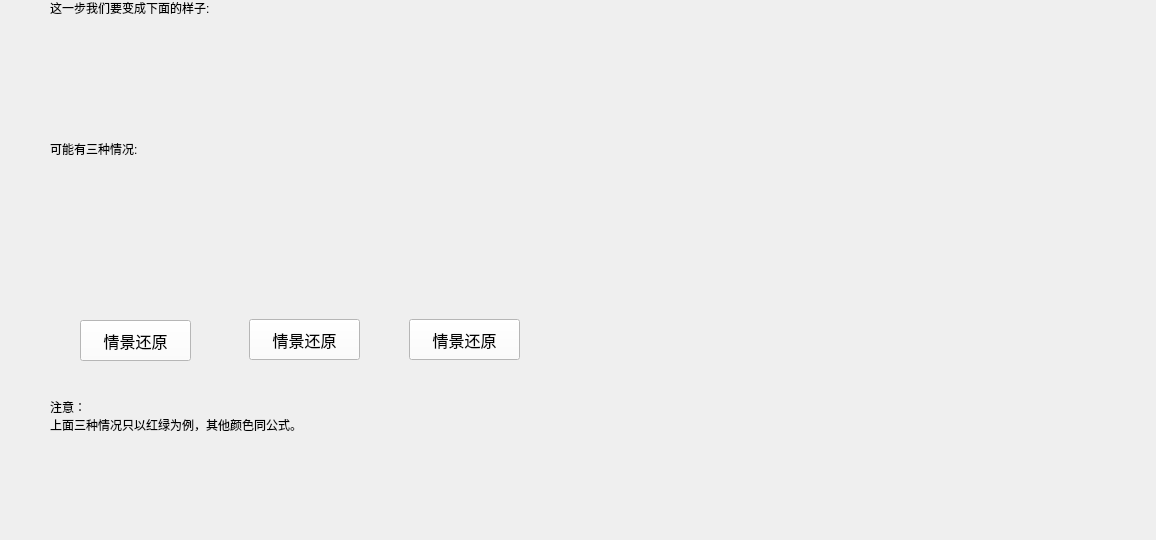
          <widget class="QWidget" name="step3_page1">
           <property name="geometry">
            <rect>
             <x>0</x>
             <y>0</y>
             <width>1156</width>
             <height>540</height>
            </rect>
           </property>
           <attribute name="label">
            <string>情景再现 &lt;---</string>
           </attribute>
           <widget class="QLabel" name="step3_page1_label1">
            <property name="geometry">
             <rect>
              <x>50</x>
              <y>0</y>
              <width>161</width>
              <height>16</height>
             </rect>
            </property>
            <property name="font">
             <font>
              <pointsize>9</pointsize>
              <weight>50</weight>
              <bold>false</bold>
             </font>
            </property>
            <property name="styleSheet">
             <string notr="true">border-image: url(:/qrc/bai.JPG);</string>
            </property>
            <property name="text">
             <string>这一步我们要变成下面的样子: </string>
            </property>
           </widget>
           <widget class="QLabel" name="step3_page1_label2">
            <property name="geometry">
             <rect>
              <x>170</x>
              <y>20</y>
              <width>121</width>
              <height>121</height>
             </rect>
            </property>
            <property name="text">
             <string/>
            </property>
            <property name="pixmap">
             <pixmap resource="resources.qrc">:/qrc/3.jpg</pixmap>
            </property>
            <property name="scaledContents">
             <bool>true</bool>
            </property>
           </widget>
           <widget class="QLabel" name="step3_page1_label3">
            <property name="geometry">
             <rect>
              <x>50</x>
              <y>140</y>
              <width>91</width>
              <height>16</height>
             </rect>
            </property>
            <property name="font">
             <font>
              <pointsize>9</pointsize>
              <weight>50</weight>
              <bold>false</bold>
             </font>
            </property>
            <property name="styleSheet">
             <string notr="true">border-image: url(:/qrc/bai.JPG);</string>
            </property>
            <property name="text">
             <string>&lt;html&gt;&lt;head/&gt;&lt;body&gt;&lt;p&gt;可能有三种情况:&lt;/p&gt;&lt;/body&gt;&lt;/html&gt;</string>
            </property>
           </widget>
           <widget class="QWidget" name="layoutWidget_3">
            <property name="geometry">
             <rect>
              <x>70</x>
              <y>170</y>
              <width>131</width>
              <height>141</height>
             </rect>
            </property>
            <layout class="QVBoxLayout" name="step3_page1_vlayout_1">
             <item>
              <widget class="QLabel" name="step3_page1_label4">
               <property name="text">
                <string/>
               </property>
               <property name="pixmap">
                <pixmap resource="resources.qrc">:/qrc/3-1.jpg</pixmap>
               </property>
               <property name="scaledContents">
                <bool>true</bool>
               </property>
              </widget>
             </item>
            </layout>
           </widget>
           <widget class="QLabel" name="step3_page1_label7">
            <property name="geometry">
             <rect>
              <x>50</x>
              <y>400</y>
              <width>281</width>
              <height>31</height>
             </rect>
            </property>
            <property name="font">
             <font>
              <pointsize>9</pointsize>
              <weight>50</weight>
              <bold>false</bold>
             </font>
            </property>
            <property name="styleSheet">
             <string notr="true">border-image: url(:/qrc/bai.JPG);</string>
            </property>
            <property name="text">
             <string>注意：
上面三种情况只以红绿为例，其他颜色同公式。</string>
            </property>
           </widget>
           <widget class="QPushButton" name="btn_3_3">
            <property name="geometry">
             <rect>
              <x>80</x>
              <y>320</y>
              <width>111</width>
              <height>41</height>
             </rect>
            </property>
            <property name="font">
             <font>
              <pointsize>12</pointsize>
             </font>
            </property>
            <property name="styleSheet">
             <string notr="true">background-color: rgb(255, 255, 255);</string>
            </property>
            <property name="text">
             <string>情景还原</string>
            </property>
           </widget>
           <widget class="QWidget" name="layoutWidget_4">
            <property name="geometry">
             <rect>
              <x>240</x>
              <y>170</y>
              <width>121</width>
              <height>141</height>
             </rect>
            </property>
            <layout class="QVBoxLayout" name="step3_page1_vlayout_2">
             <item>
              <widget class="QLabel" name="step3_page1_label5">
               <property name="text">
                <string/>
               </property>
               <property name="pixmap">
                <pixmap resource="resources.qrc">:/qrc/3-2.jpg</pixmap>
               </property>
               <property name="scaledContents">
                <bool>true</bool>
               </property>
              </widget>
             </item>
            </layout>
           </widget>
           <widget class="QWidget" name="layoutWidget_5">
            <property name="geometry">
             <rect>
              <x>400</x>
              <y>170</y>
              <width>131</width>
              <height>141</height>
             </rect>
            </property>
            <layout class="QVBoxLayout" name="step3_page1_vlayout_3">
             <item>
              <widget class="QLabel" name="step3_page1_label6">
               <property name="text">
                <string/>
               </property>
               <property name="pixmap">
                <pixmap resource="resources.qrc">:/qrc/3-3.jpg</pixmap>
               </property>
               <property name="scaledContents">
                <bool>true</bool>
               </property>
              </widget>
             </item>
            </layout>
           </widget>
           <widget class="QPushButton" name="btn_3_1">
            <property name="geometry">
             <rect>
              <x>249</x>
              <y>319</y>
              <width>111</width>
              <height>41</height>
             </rect>
            </property>
            <property name="font">
             <font>
              <pointsize>12</pointsize>
             </font>
            </property>
            <property name="styleSheet">
             <string notr="true">background-color: rgb(255, 255, 255);</string>
            </property>
            <property name="text">
             <string>情景还原</string>
            </property>
           </widget>
           <widget class="QPushButton" name="btn_3_2">
            <property name="geometry">
             <rect>
              <x>409</x>
              <y>319</y>
              <width>111</width>
              <height>41</height>
             </rect>
            </property>
            <property name="font">
             <font>
              <pointsize>12</pointsize>
             </font>
            </property>
            <property name="styleSheet">
             <string notr="true">background-color: rgb(255, 255, 255);</string>
            </property>
            <property name="text">
             <string>情景还原</string>
            </property>
           </widget>
          </widget>
